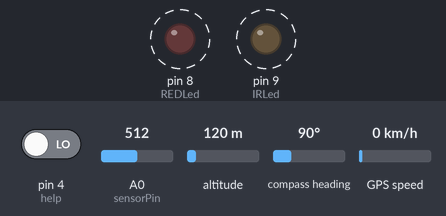
The sketch below on a simulated Arduino Uno, built with avr-gcc and run on an emulated ATmega328P. Parts: output pins drawn as LEDs (lit = HIGH). Dashed ring = blinking. The inputs (shaded band) are chosen by the test bench; at power-on: pin 4 (help) LOW, A0 (sensorPin) = 512, altitude 120 m, compass heading 90°, GPS speed 0 km/h. The GPS gets a fix after 3 s at 37.7749, -122.4194 with 8 satellites; what the sketch prints to the serial monitor is not drawn.

Above: at 0.5 s.
Timing chart, 0 to 3.0 s (numbered marks = the images above):
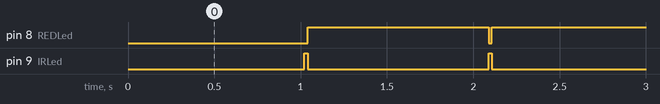

The sketch:

oximeter_GPS_Help.ino
```cpp
/*
 * an oximeter diy. v.0.92 (minor fixes)
 * by hacking a ky-039 heartbeat sensor or using an infrared led
 * a red led and a photodiode.
 * https://hackaday.io/project/170752-oximeter-do-it-yourself
 */
#define help 4
#include <Wire.h>
//#include <LiquidCrystal_I2C.h>

#include <TinyGPS++.h>
#include <SoftwareSerial.h>

// Choose two Arduino pins to use for software serial
int RXPin = 2;
int TXPin = 3;

int GPSBaud = 9600;

// Create a TinyGPS++ object
TinyGPSPlus gps;

// Create a software serial port called "gpsSerial"
SoftwareSerial gpsSerial(RXPin, TXPin);

#define maxperiod_siz 80 // max number of samples in a period
#define measures 10      // number of periods stored
#define samp_siz 4       // number of samples for average
#define rise_threshold 3//edited was 3 // number of rising measures to determine a peak

// a liquid crystal displays BPM
//LiquidCrystal_I2C //lcd(0x3F, 16, 2);

int T = 20;              // slot milliseconds to read a value from the sensor
int sensorPin = A0;
int REDLed = 8;
int IRLed = 9;

byte sym[3][8] = {
 {
  B00000,
  B01010,
  B11111,
  B11111,
  B01110,
  B00100,
  B00000,
  B00000
},{
  B00000,
  B00000,
  B00000,
  B11000,
  B00100,
  B01000,
  B10000,
  B11100
},{
  B00000,
  B00100,
  B01010,
  B00010,
  B00100,
  B00100,
  B00000,
  B00100
}
};

void setup() {
   Serial.begin(9600);
   Serial.flush();
   pinMode(sensorPin,INPUT);
   pinMode(REDLed,OUTPUT);
   pinMode(IRLed,OUTPUT);

   pinMode(help,INPUT);
   // initialize the //lcd
   //lcd.init();
   //lcd.backlight();

   // turn off leds
   digitalWrite(REDLed,LOW);
   digitalWrite(IRLed,LOW);

  // for(int i=0;i<8;i++) ////lcd.createChar(i, sym[i]);


  // Start the software serial port at the GPS's default baud
  gpsSerial.begin(GPSBaud);

}

void loop ()
{
  if (help== HIGH){
    Serial.println("Help");
  }

GPS();
 }


void GPS(){
  // This sketch displays information every time a new sentence is correctly encoded.
  while (gpsSerial.available() > 0)
    if (gps.encode(gpsSerial.read()))
      displayInfo();

  // If 5000 milliseconds pass and there are no characters coming in
  // over the software serial port, show a "No GPS detected" error
  if (millis() > 5000 && gps.charsProcessed() < 10)
  {
    Serial.println("No GPS detected");
    while(true);
  }
}
void displayInfo()
{
  if (gps.location.isValid())
  {
    Serial.print("Latitude: ");
    Serial.println(gps.location.lat(), 6);
    Serial.print("Longitude: ");
    Serial.println(gps.location.lng(), 6);
    Serial.print("Altitude: ");
    Serial.println(gps.altitude.meters());
  }
  else
  {
    Serial.println("Location: Not Available");
  }

  Serial.print("Date: ");
  if (gps.date.isValid())
  {
    Serial.print(gps.date.month());
    Serial.print("/");
    Serial.print(gps.date.day());
    Serial.print("/");
    Serial.println(gps.date.year());
  }
  else
  {
    Serial.println("Not Available");
  }

  Serial.print("Time: ");
  if (gps.time.isValid())
  {
    if (gps.time.hour() < 10) Serial.print(F("0"));
    Serial.print(gps.time.hour());
    Serial.print(":");
    if (gps.time.minute() < 10) Serial.print(F("0"));
    Serial.print(gps.time.minute());
    Serial.print(":");
    if (gps.time.second() < 10) Serial.print(F("0"));
    Serial.print(gps.time.second());
    Serial.print(".");
    if (gps.time.centisecond() < 10) Serial.print(F("0"));
    Serial.println(gps.time.centisecond());
  }
  else
  {
    Serial.println("Not Available");
  }

  Serial.println();
  Serial.println();

  delay(1000);
  spo();

}

void spo(){
  bool finger_status = true;

  float readsIR[samp_siz], sumIR,lastIR, reader, start;
  float readsRED[samp_siz], sumRED,lastRED;


  int period, samples;
  period=0; samples=0;
  int samplesCounter = 0;
  float readsIRMM[maxperiod_siz],readsREDMM[maxperiod_siz];
  int ptrMM =0;
  for (int i = 0; i < maxperiod_siz; i++) { readsIRMM[i] = 0;readsREDMM[i]=0;}
  float IRmax=0;
  float IRmin=0;
  float REDmax=0;
  float REDmin=0;
  double R=0;

  float measuresR[measures];
  int measuresPeriods[measures];
  int m = 0;
  for (int i = 0; i < measures; i++) { measuresPeriods[i]=0; measuresR[i]=0; }

  int ptr;

  float beforeIR;

  bool rising;
  int rise_count;
  int n;
  long int last_beat;
  for (int i = 0; i < samp_siz; i++) { readsIR[i] = 0; readsRED[i]=0; }
  sumIR = 0; sumRED=0;
  ptr = 0;


  while(1)
  {

    //
    // turn on IR LED
    digitalWrite(REDLed,LOW);
    digitalWrite(IRLed,HIGH);

    // calculate an average of the sensor
    // during a 20 ms (T) period (this will eliminate
    // the 50 Hz noise caused by electric light
    n = 0;
    start = millis();
    reader = 0.;
    do
    {
      reader += analogRead (sensorPin);
      n++;
    }
    while (millis() < start + T);
    reader /= n;  // we got an average
    // Add the newest measurement to an array
    // and subtract the oldest measurement from the array
    // to maintain a sum of last measurements
    sumIR -= readsIR[ptr];
    sumIR += reader;
    readsIR[ptr] = reader;
    lastIR = sumIR / samp_siz;


    //
    // TURN ON RED LED and do the same
    digitalWrite(IRLed,LOW);
    digitalWrite(REDLed,HIGH);

    n = 0;
    start = millis();
    reader = 0.;
    do
    {
      reader += analogRead (sensorPin);
      n++;
    }
    while (millis() < start + T);
    reader /= n;  // we got an average
    // Add the newest measurement to an array
    // and subtract the oldest measurement from the array
    // to maintain a sum of last measurements
    sumRED -= readsRED[ptr];
    sumRED += reader;
    readsRED[ptr] = reader;
    lastRED = sumRED / samp_siz;


    //
    // R CALCULATION
    // save all the samples of a period both for IR and for RED
    readsIRMM[ptrMM]=lastIR;
    readsREDMM[ptrMM]=lastRED;
    ptrMM++;
    ptrMM %= maxperiod_siz;
    samplesCounter++;
    //
    // if I've saved all the samples of a period, look to find
    // max and min values and calculate R parameter
    if(samplesCounter>=samples){
      samplesCounter =0;
      IRmax = 0; IRmin=1023; REDmax = 0; REDmin=1023;
      for(int i=0;i<maxperiod_siz;i++) {
        if( readsIRMM[i]> IRmax) IRmax = readsIRMM[i];
        if( readsIRMM[i]>0 && readsIRMM[i]< IRmin ) IRmin = readsIRMM[i];
        readsIRMM[i] =0;
        if( readsREDMM[i]> REDmax) REDmax = readsREDMM[i];
        if( readsREDMM[i]>0 && readsREDMM[i]< REDmin ) REDmin = readsREDMM[i];
        readsREDMM[i] =0;
      }
      R =  ( (REDmax-REDmin) / REDmin) / ( (IRmax-IRmin) / IRmin ) ;
    }


    // check that the finger is placed inside
    // the sensor. If the finger is missing
    // RED curve is under the IR.
    //
    if (lastIR < lastRED) {
      if(finger_status==true) {
        finger_status = false;
        //lcd.clear();
        //lcd.setCursor(0,0);
        Serial.print("No finger?");


      }
    } else {
      if(finger_status==false) {
        //lcd.clear();
        finger_status = true;

            //lcd.setCursor(10,0);
            //lcd.print("c=");

            //lcd.setCursor(0,0);
            //lcd.print("bpm");
            //lcd.setCursor(0,1);
            //lcd.print("SpO"); //lcd.write(1);  //2
            //lcd.setCursor(10,1);
            //lcd.print("R=");


      }
    }


    float avR = 0;
    int avBPM=0;


    if (finger_status==true){


       // lastIR holds the average of the values in the array
       // check for a rising curve (= a heart beat)
       if (lastIR > beforeIR)
       {

         rise_count++;  // count the number of samples that are rising
         if (!rising && rise_count > rise_threshold)
         {
           //lcd.setCursor(3,0);
           //lcd.write( 0 );       // <3
            // Ok, we have detected a rising curve, which implies a heartbeat.
            // Record the time since last beat, keep track of the 10 previous
            // peaks to get an average value.
            // The rising flag prevents us from detecting the same rise
            // more than once.
            rising = true;

            measuresR[m] = R;
            measuresPeriods[m] = millis() - last_beat;
            last_beat = millis();
            int period = 0;
            for(int i =0; i<measures; i++) period += measuresPeriods[i];

            // calculate average period and number of samples
            // to store to find min and max values
            period = period / measures;
            samples = period / (2*T);

             int avPeriod = 0;

            int c = 0;
            // c stores the number of good measures (not floating more than 10%),
            // in the last 10 peaks
            for(int i =1; i<measures; i++) {
              if ( (measuresPeriods[i] <  measuresPeriods[i-1] * 1.1)  &&
                    (measuresPeriods[i] >  measuresPeriods[i-1] / 1.1)  ) {

                  c++;
                  avPeriod += measuresPeriods[i];
                  avR += measuresR[i];

              }
            }

            m++;
            m %= measures;

            //lcd.setCursor(12,0);
            //lcd.print(String(c)+"  ");
             // Serial.println(c);

            // bpm and R shown are calculated as the
            // average of at least 5 good peaks
            avBPM = 60000 / ( avPeriod / c) ;
            avR = avR / c ;
              //Serial.print("bpm="+String(avBPM)+" ");

            // if there are at last 5 measures
            //lcd.setCursor(12,1);
            // if there are at least 5 good measures...

            if(c >=1) {

              //
              // SATURTION IS A FUNCTION OF R (calibration)
              // Y = k*x + m
              // k and m are calculated with another oximeter
              int SpO2 =-19 * R + 110;
               // Serial.print("bpm="+String(avBPM)+" ");
                //Serial.print( " " + String(SpO2) +"% ");
              //lcd.setCursor(4,0);
              if(avBPM > 40 && avBPM <200){
                Serial.print("bpm="+String(avBPM)+" ");
              }
              else {
                 // Serial.print("---");
              }

              //lcd.setCursor(4,1);
              if(SpO2 > 70 && SpO2 <150) {
                Serial.print( "   SpO2=" + String(SpO2) +"% ");

                }


            } else {


            }


         }
       }
       else
       {
         // Ok, the curve is falling
         rising = false;
         rise_count = 0;

       }

       // to compare it with the new value and find peaks
       beforeIR = lastIR;


   }


   // handle the arrays
   ptr++;
   ptr %= samp_siz;
    GPS();
   // z=0;
  } // END loop while 1


}
```

Measured:
- by itself, pin 8 (REDLed): alternates HIGH for 1.1 s and LOW for 0.02 s
- by itself, pin 9 (IRLed): alternates HIGH for 0.02 s and LOW for 1.1 s
